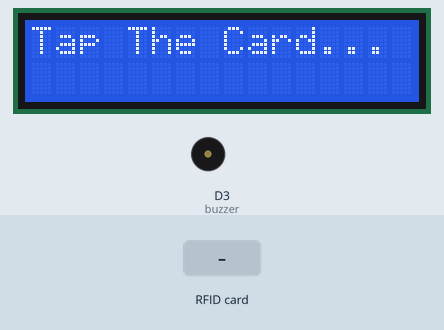
The sketch below on a simulated ESP8266 (NodeMCU). Parts: 16×2 character LCD, buzzer (waves = sounding, pin HIGH). The inputs (shaded band) are chosen by the test bench. WiFi joins after 1.5 s; servers stay silent unless stated; uploads are accepted with an empty reply; what the sketch prints to the serial monitor is not drawn.

Above: at 2.8 s.
2.9 s: RFID card 5E 7A 19 C4 held to the reader
At 3.2 s:
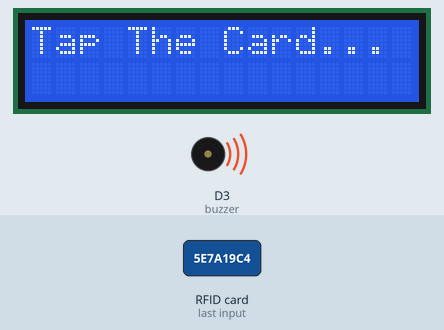
Timing chart, 0 to 5.9 s (numbered marks = the images above; inputs shaded):
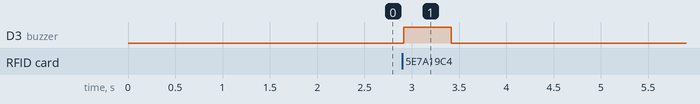

Measured:
- after the input at 2.9 s, D3 (buzzer): LOW → HIGH at once, → LOW 0.50 s later

The sketch:

Hillel.ino
```cpp
#include <ESP8266WiFi.h>
#include <ESP8266HTTPClient.h>
#include <Wire.h>
#include <LiquidCrystal_I2C.h>
#include <SPI.h>
#include <MFRC522.h>
#include <ArduinoJson.h>

#define SDA_PIN D8  // RFID SS pin
#define RST_PIN D0  // RFID Reset pin
#define buzzer D3

LiquidCrystal_I2C lcd(0x27, 16, 2); // LCD I2C address (change if needed)
MFRC522 rfid(SDA_PIN, RST_PIN);

// Wi-Fi credentials
const char* ssid = "Herbez";
const char* password = "Hpass@123";

WiFiClient client;

void setup() {
  Serial.begin(115200);

  // Initialize LCD
  Wire.begin(D2, D1);
  lcd.init();
  lcd.backlight();
  lcd.setCursor(0, 0);
  lcd.print("Tap The Card...");

  // Initialize RFID
  SPI.begin();
  rfid.PCD_Init();
  Serial.println("RFID Ready");

  // Initialize Buzzer
  pinMode(buzzer, OUTPUT);
  digitalWrite(buzzer, LOW);

  // Connect to Wi-Fi
  WiFi.begin(ssid, password);
  Serial.print("Connecting to Wi-Fi");

  while (WiFi.status() != WL_CONNECTED) {
    delay(500);
    Serial.print(".");
  }

  Serial.println("\nSuccessfully connected to: " + String(ssid));
  Serial.print("IP address: ");
  Serial.println(WiFi.localIP());
}

void loop() {
  if (rfid.PICC_IsNewCardPresent() && rfid.PICC_ReadCardSerial()) {
    Serial.print("Card detected! ID: ");

    // Convert UID to string
    String cardID = "";
    for (byte i = 0; i < rfid.uid.size; i++) {
      cardID += String(rfid.uid.uidByte[i], HEX);
    }

    Serial.println(cardID);

    // Activate buzzer for 1 second
    digitalWrite(buzzer, HIGH);
    delay(500);
    digitalWrite(buzzer, LOW);

    // Send card ID to server and get response
    String response = sendCardDataToServer(cardID);
    displayResponse(response);

    // Halt RFID card
    rfid.PICC_HaltA();
    rfid.PCD_StopCrypto1();

    // **Delay before resetting LCD**
    delay(3000); // Give 5 seconds to view the data

    // Reset LCD
    lcd.clear();
    lcd.setCursor(0, 0);
    lcd.print("Tap The Card...");
  }
}

String sendCardDataToServer(String UIDresultSend) {
  if (WiFi.status() == WL_CONNECTED) {
    HTTPClient http;
    String response = "";
    int httpResponseCode;  // Declared here to avoid scope errors
    String postData = "UIDresult=" + UIDresultSend;

    // First request: send to getUID.php
    http.begin(client, "http://192.168.2.183/Hillel/getUID.php");
    http.addHeader("Content-Type", "application/x-www-form-urlencoded");

    httpResponseCode = http.POST(postData);
    Serial.print("Response (getUID.php): ");
    Serial.println(httpResponseCode);
    http.end();

        // Second request: send to check_card.php.php
    http.begin(client, "http://192.168.2.183/Hillel/check_card.php");
    http.addHeader("Content-Type", "application/x-www-form-urlencoded");

    httpResponseCode = http.POST(postData);
    Serial.print("Response (check_card.php): ");
    Serial.println(httpResponseCode);
    http.end();

    // Third request: send to fetch_card_id.php
    http.begin(client, "http://192.168.2.183/Hillel/fetch_card_id.php?id=" + UIDresultSend);
    http.addHeader("Content-Type", "application/x-www-form-urlencoded");

    httpResponseCode = http.POST(postData);
    Serial.print("Response (fetch_card_id.php): ");
    Serial.println(httpResponseCode);

    if (httpResponseCode > 0) {
      response = http.getString();  // Get response data
    }

    http.end();
    return response;
  } else {
    Serial.println("WiFi not connected");
    return "";
  }
}


void displayResponse(String response) {
  DynamicJsonDocument doc(256);
  DeserializationError error = deserializeJson(doc, response);

 if (!error) {
    String uid = doc["id"].as<String>();
    String name = doc["name"].as<String>();
    int payment_status = doc["payment_status"].as<int>();

    lcd.clear();
    lcd.setCursor(0, 0);
    lcd.print("Name: " + name);
    lcd.setCursor(0, 1);
    lcd.print("RegNo: " + uid);

    if (payment_status == 1 ) {
      delay(3000);
      lcd.clear();
      lcd.setCursor(0, 0);
      lcd.print("Allowed");
      lcd.setCursor(0, 1);
      lcd.print("Welcome!");
      delay(200);
    } else if(payment_status == 2 || payment_status ==3){
      delay(3000);
      lcd.clear();
      lcd.setCursor(0, 0);
      lcd.print("Not Allowed");
      lcd.setCursor(0, 1);
      lcd.print("Sorry");
      delay(200);
    }  else {
      lcd.setCursor(0, 0);
      lcd.print("You Are Not");
      lcd.setCursor(0, 1);
      lcd.print("Registered ");
      delay(200);
    }
  }

}
```
